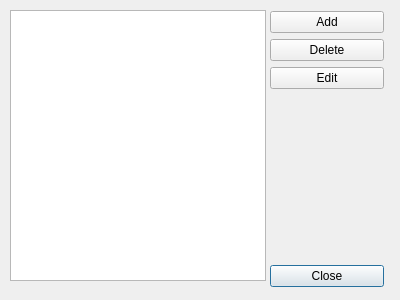
<?xml version="1.0" encoding="UTF-8"?>
<ui version="4.0">
 <class>EditDetPresets</class>
 <widget class="QDialog" name="EditDetPresets">
  <property name="geometry">
   <rect>
    <x>0</x>
    <y>0</y>
    <width>400</width>
    <height>300</height>
   </rect>
  </property>
  <property name="sizePolicy">
   <sizepolicy hsizetype="Fixed" vsizetype="Fixed">
    <horstretch>0</horstretch>
    <verstretch>0</verstretch>
   </sizepolicy>
  </property>
  <property name="minimumSize">
   <size>
    <width>400</width>
    <height>300</height>
   </size>
  </property>
  <property name="windowTitle">
   <string>Dialog</string>
  </property>
  <widget class="QListView" name="listView">
   <property name="geometry">
    <rect>
     <x>10</x>
     <y>10</y>
     <width>256</width>
     <height>271</height>
    </rect>
   </property>
   <property name="modelColumn">
    <number>0</number>
   </property>
   <property name="batchSize">
    <number>100</number>
   </property>
  </widget>
  <widget class="QWidget" name="">
   <property name="geometry">
    <rect>
     <x>270</x>
     <y>11</y>
     <width>114</width>
     <height>276</height>
    </rect>
   </property>
   <layout class="QVBoxLayout" name="verticalLayout">
    <item>
     <widget class="QPushButton" name="AddPreset">
      <property name="text">
       <string>Add</string>
      </property>
      <property name="autoDefault">
       <bool>false</bool>
      </property>
     </widget>
    </item>
    <item>
     <widget class="QPushButton" name="DeletePreset">
      <property name="text">
       <string>Delete</string>
      </property>
      <property name="autoDefault">
       <bool>false</bool>
      </property>
     </widget>
    </item>
    <item>
     <widget class="QPushButton" name="Edit">
      <property name="text">
       <string>Edit</string>
      </property>
      <property name="autoDefault">
       <bool>false</bool>
      </property>
      <property name="flat">
       <bool>false</bool>
      </property>
     </widget>
    </item>
    <item>
     <spacer name="verticalSpacer">
      <property name="orientation">
       <enum>Qt::Vertical</enum>
      </property>
      <property name="sizeHint" stdset="0">
       <size>
        <width>20</width>
        <height>128</height>
       </size>
      </property>
     </spacer>
    </item>
    <item>
     <widget class="QPushButton" name="Close">
      <property name="text">
       <string>Close</string>
      </property>
     </widget>
    </item>
   </layout>
  </widget>
 </widget>
 <resources/>
 <connections/>
</ui>
